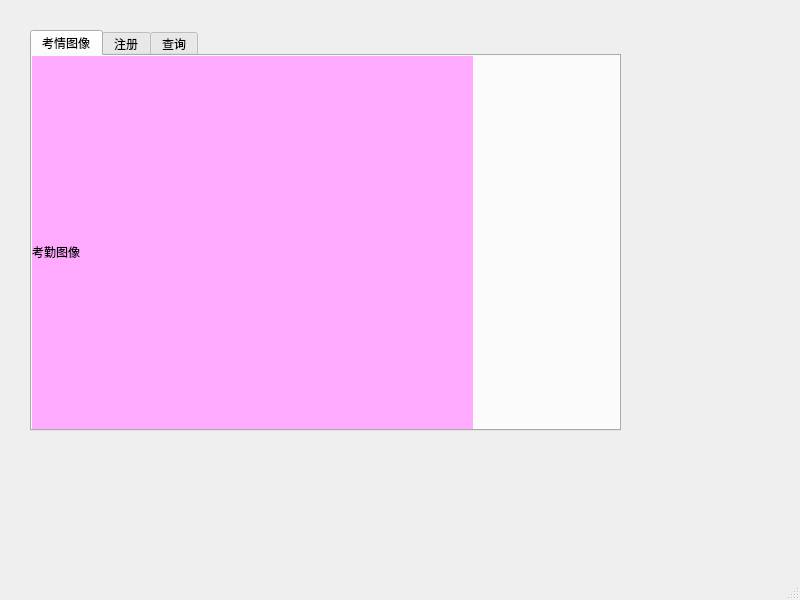
<?xml version="1.0" encoding="UTF-8"?>
<ui version="4.0">
 <class>AttendServerWin</class>
 <widget class="QMainWindow" name="AttendServerWin">
  <property name="geometry">
   <rect>
    <x>0</x>
    <y>0</y>
    <width>800</width>
    <height>600</height>
   </rect>
  </property>
  <property name="windowTitle">
   <string>AttendServerWin</string>
  </property>
  <widget class="QWidget" name="centralwidget">
   <widget class="QTabWidget" name="tabWidget">
    <property name="geometry">
     <rect>
      <x>30</x>
      <y>30</y>
      <width>591</width>
      <height>401</height>
     </rect>
    </property>
    <property name="currentIndex">
     <number>0</number>
    </property>
    <widget class="QWidget" name="showWidget">
     <attribute name="title">
      <string>考情图像</string>
     </attribute>
     <widget class="QLabel" name="pictureLb">
      <property name="geometry">
       <rect>
        <x>0</x>
        <y>-10</y>
        <width>441</width>
        <height>411</height>
       </rect>
      </property>
      <property name="styleSheet">
       <string notr="true">background-color: rgb(255, 170, 255);</string>
      </property>
      <property name="text">
       <string>考勤图像</string>
      </property>
     </widget>
    </widget>
    <widget class="Registerwin" name="registerWidget">
     <attribute name="title">
      <string>注册</string>
     </attribute>
    </widget>
    <widget class="selectwin" name="selectWidget">
     <attribute name="title">
      <string>查询</string>
     </attribute>
    </widget>
   </widget>
  </widget>
  <widget class="QStatusBar" name="statusbar"/>
 </widget>
 <customwidgets>
  <customwidget>
   <class>Registerwin</class>
   <extends>QWidget</extends>
   <header location="global">registerwin.h</header>
   <container>1</container>
  </customwidget>
  <customwidget>
   <class>selectwin</class>
   <extends>QWidget</extends>
   <header location="global">selectwin.h</header>
   <container>1</container>
  </customwidget>
 </customwidgets>
 <resources/>
 <connections/>
</ui>
